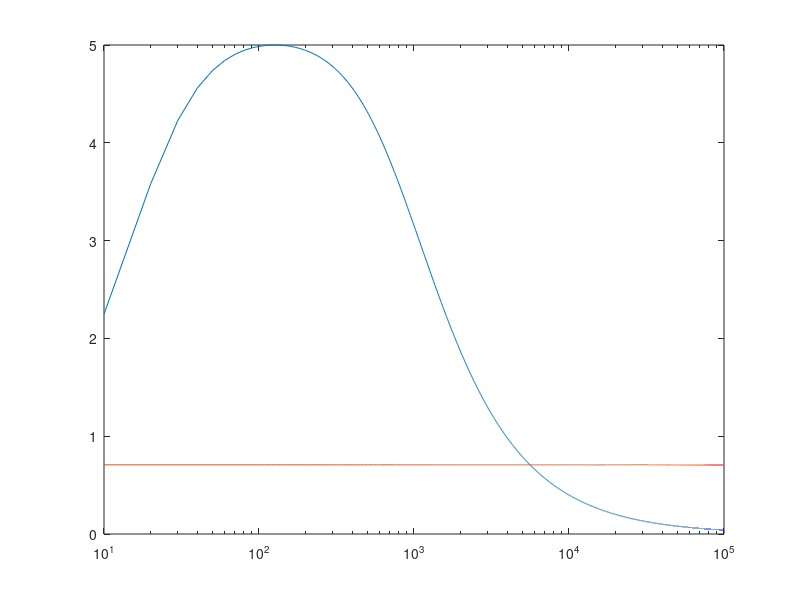

Recreate this plot in MATLAB.
clear all
close all
clc

w=10:10:10^5
H=abs(-5000./((1000^2+(1.25.*w-20000./w).^2).^(1/2)))
y=1/sqrt(2).*w./w
semilogx(w,H,w,y)